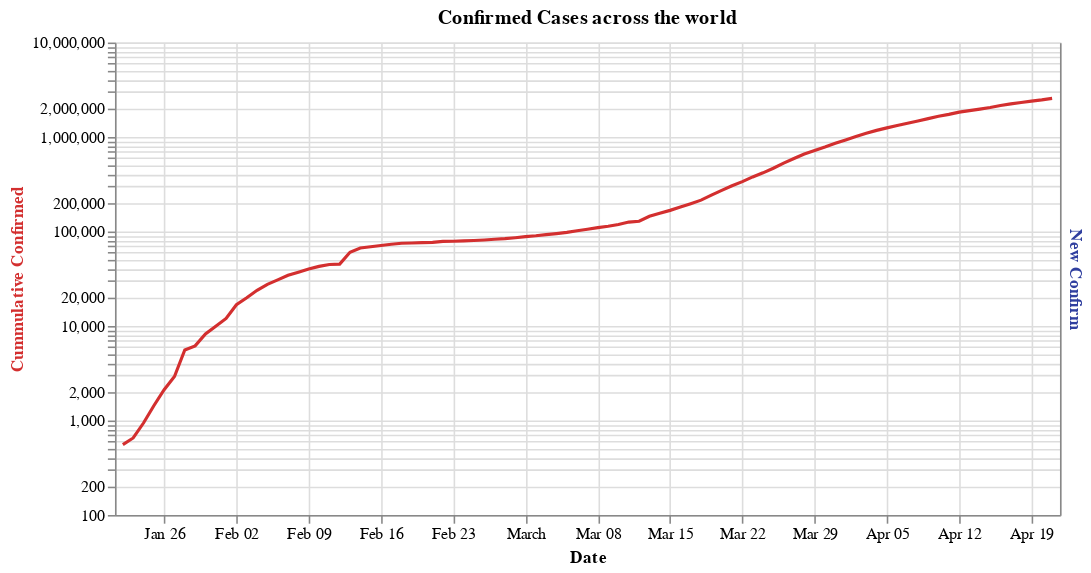

Here is the notebook cell this chart was saved with:
### Markdown cell above
### Confirmed Cases

### Code cell
#hide_input
_df = df_confirmed.groupby(['Date']).sum().unstack().reset_index().drop(columns=['level_0']).rename(columns={0: 'Cummulative Confirmed'})
_df['New Confirm'] = _df[['Cummulative Confirmed']].diff()

_df_line = alt.Chart(_df).mark_line(color='#D32F2F').encode(
    alt.X('Date:T'),
    alt.Y('Cummulative Confirmed:Q', axis=alt.Axis(titleColor='#D32F2F'), scale=alt.Scale(type='log')),
    tooltip=list(_df)
)

_df_new_bar = alt.Chart(_df).mark_bar(opacity=0.3, color='#303F9F').encode(
    alt.X('Date:T'),
    alt.Y('New Confirm:Q', axis=alt.Axis(titleColor='#303F9F'), scale=alt.Scale(type='log')),
    tooltip=list(_df)
)


alt.layer(_df_line, _df_new_bar).resolve_scale(
    y='independent'
).properties(
    title = 'Confirmed Cases across the world',
    width = 600
)

### Figure 1 — Vega-Lite specification as saved in the notebook (floating-point values rounded to 4 significant figures)
{"config": {"view": {"continuousWidth": 400, "continuousHeight": 300}}, "layer": [{"mark": {"type": "line", "color": "#D32F2F"}, "encoding": {"tooltip": [{"type": "temporal", "field": "Date"}, {"type": "quantitative", "field": "Cummulative Confirmed"}, {"type": "quantitative", "field": "New Confirm"}], "x": {"type": "temporal", "field": "Date"}, "y": {"type": "quantitative", "axis": {"titleColor": "#D32F2F"}, "field": "Cummulative Confirmed", "scale": {"type": "log"}}}}, {"mark": {"type": "bar", "color": "#303F9F", "opacity": 0.3}, "encoding": {"tooltip": [{"type": "temporal", "field": "Date"}, {"type": "quantitative", "field": "Cummulative Confirmed"}, {"type": "quantitative", "field": "New Confirm"}], "x": {"type": "temporal", "field": "Date"}, "y": {"type": "quantitative", "axis": {"titleColor": "#303F9F"}, "field": "New Confirm", "scale": {"type": "log"}}}}], "data": {"name": "data-34e1b2375b6aa8d20917426ce3dc0fcf"}, "resolve": {"scale": {"y": "independent"}}, "title": "Confirmed Cases across the world", "width": 600, "$schema": "https://vega.github.io/schema/vega-lite/v4.8.1.json", "datasets": {"data-34e1b2375b6aa8d20917426ce3dc0fcf": [{"Date": "2020-01-22T00:00:00", "Cummulative Confirmed": 555, "New Confirm": null}, {"Date": "2020-01-23T00:00:00", "Cummulative Confirmed": 654, "New Confirm": 99.0}, {"Date": "2020-01-24T00:00:00", "Cummulative Confirmed": 941, "New Confirm": 287.0}, {"Date": "2020-01-25T00:00:00", "Cummulative Confirmed": 1434, "New Confirm": 493.0}, {"Date": "2020-01-26T00:00:00", "Cummulative Confirmed": 2118, "New Confirm": 684.0}, {"Date": "2020-01-27T00:00:00", "Cummulative Confirmed": 2927, "New Confirm": 809.0}, {"Date": "2020-01-28T00:00:00", "Cummulative Confirmed": 5578, "New Confirm": 2651.0}, {"Date": "2020-01-29T00:00:00", "Cummulative Confirmed": 6166, "New Confirm": 588.0}, {"Date": "2020-01-30T00:00:00", "Cummulative Confirmed": 8234, "New Confirm": 2068.0}, {"Date": "2020-01-31T00:00:00", "Cummulative Confirmed": 9927, "New Confirm": 1693.0}, {"Date": "2020-02-01T00:00:00", "Cummulative Confirmed": 12038, "New Confirm": 2111.0}, {"Date": "2020-02-02T00:00:00", "Cummulative Confirmed": 16787, "New Confirm": 4749.0}, {"Date": "2020-02-03T00:00:00", "Cummulative Confirmed": 19881, "New Confirm": 3094.0}, {"Date": "2020-02-04T00:00:00", "Cummulative Confirmed": 23892, "New Confirm": 4011.0}, {"Date": "2020-02-05T00:00:00", "Cummulative Confirmed": 27635, "New Confirm": 3743.0}, {"Date": "2020-02-06T00:00:00", "Cummulative Confirmed": 30794, "New Confirm": 3159.0}, {"Date": "2020-02-07T00:00:00", "Cummulative Confirmed": 34391, "New Confirm": 3597.0}, {"Date": "2020-02-08T00:00:00", "Cummulative Confirmed": 37120, "New Confirm": 2729.0}, {"Date": "2020-02-09T00:00:00", "Cummulative Confirmed": 40150, "New Confirm": 3030.0}, {"Date": "2020-02-10T00:00:00", "Cummulative Confirmed": 42762, "New Confirm": 2612.0}, {"Date": "2020-02-11T00:00:00", "Cummulative Confirmed": 44802, "New Confirm": 2040.0}, {"Date": "2020-02-12T00:00:00", "Cummulative Confirmed": 45221, "New Confirm": 419.0}, {"Date": "2020-02-13T00:00:00", "Cummulative Confirmed": 60368, "New Confirm": 15150.0}, {"Date": "2020-02-14T00:00:00", "Cummulative Confirmed": 66885, "New Confirm": 6517.0}, {"Date": "2020-02-15T00:00:00", "Cummulative Confirmed": 69030, "New Confirm": 2145.0}, {"Date": "2020-02-16T00:00:00", "Cummulative Confirmed": 71224, "New Confirm": 2194.0}, {"Date": "2020-02-17T00:00:00", "Cummulative Confirmed": 73258, "New Confirm": 2034.0}, {"Date": "2020-02-18T00:00:00", "Cummulative Confirmed": 75136, "New Confirm": 1878.0}, {"Date": "2020-02-19T00:00:00", "Cummulative Confirmed": 75639, "New Confirm": 503.0}, {"Date": "2020-02-20T00:00:00", "Cummulative Confirmed": 76197, "New Confirm": 558.0}, {"Date": "2020-02-21T00:00:00", "Cummulative Confirmed": 76819, "New Confirm": 622.0}, {"Date": "2020-02-22T00:00:00", "Cummulative Confirmed": 78572, "New Confirm": 1753.0}, {"Date": "2020-02-23T00:00:00", "Cummulative Confirmed": 78958, "New Confirm": 386.0}, {"Date": "2020-02-24T00:00:00", "Cummulative Confirmed": 79561, "New Confirm": 603.0}, {"Date": "2020-02-25T00:00:00", "Cummulative Confirmed": 80406, "New Confirm": 845.0}, {"Date": "2020-02-26T00:00:00", "Cummulative Confirmed": 81388, "New Confirm": 982.0}, {"Date": "2020-02-27T00:00:00", "Cummulative Confirmed": 82746, "New Confirm": 1358.0}, {"Date": "2020-02-28T00:00:00", "Cummulative Confirmed": 84112, "New Confirm": 1366.0}, {"Date": "2020-02-29T00:00:00", "Cummulative Confirmed": 86011, "New Confirm": 1899.0}, {"Date": "2020-03-01T00:00:00", "Cummulative Confirmed": 88369, "New Confirm": 2358.0}, {"Date": "2020-03-02T00:00:00", "Cummulative Confirmed": 90306, "New Confirm": 1937.0}, {"Date": "2020-03-03T00:00:00", "Cummulative Confirmed": 92840, "New Confirm": 2534.0}, {"Date": "2020-03-04T00:00:00", "Cummulative Confirmed": 95120, "New Confirm": 2280.0}, {"Date": "2020-03-05T00:00:00", "Cummulative Confirmed": 97886, "New Confirm": 2766.0}, {"Date": "2020-03-06T00:00:00", "Cummulative Confirmed": 101801, "New Confirm": 3915.0}, {"Date": "2020-03-07T00:00:00", "Cummulative Confirmed": 105847, "New Confirm": 4046.0}, {"Date": "2020-03-08T00:00:00", "Cummulative Confirmed": 109821, "New Confirm": 3974.0}, {"Date": "2020-03-09T00:00:00", "Cummulative Confirmed": 113590, "New Confirm": 3769.0}, {"Date": "2020-03-10T00:00:00", "Cummulative Confirmed": 118620, "New Confirm": 5030.0}, {"Date": "2020-03-11T00:00:00", "Cummulative Confirmed": 125875, "New Confirm": 7255.0}, {"Date": "2020-03-12T00:00:00", "Cummulative Confirmed": 128352, "New Confirm": 2477.0}, {"Date": "2020-03-13T00:00:00", "Cummulative Confirmed": 145205, "New Confirm": 16850.0}, {"Date": "2020-03-14T00:00:00", "Cummulative Confirmed": 156101, "New Confirm": 10900.0}, {"Date": "2020-03-15T00:00:00", "Cummulative Confirmed": 167454, "New Confirm": 11350.0}, {"Date": "2020-03-16T00:00:00", "Cummulative Confirmed": 181574, "New Confirm": 14120.0}, {"Date": "2020-03-17T00:00:00", "Cummulative Confirmed": 197102, "New Confirm": 15530.0}, {"Date": "2020-03-18T00:00:00", "Cummulative Confirmed": 214821, "New Confirm": 17720.0}, {"Date": "2020-03-19T00:00:00", "Cummulative Confirmed": 242570, "New Confirm": 27750.0}, {"Date": "2020-03-20T00:00:00", "Cummulative Confirmed": 272208, "New Confirm": 29640.0}, {"Date": "2020-03-21T00:00:00", "Cummulative Confirmed": 304507, "New Confirm": 32300.0}, {"Date": "2020-03-22T00:00:00", "Cummulative Confirmed": 336953, "New Confirm": 32450.0}, {"Date": "2020-03-23T00:00:00", "Cummulative Confirmed": 378231, "New Confirm": 41280.0}, {"Date": "2020-03-24T00:00:00", "Cummulative Confirmed": 418041, "New Confirm": 39810.0}, {"Date": "2020-03-25T00:00:00", "Cummulative Confirmed": 467653, "New Confirm": 49610.0}, {"Date": "2020-03-26T00:00:00", "Cummulative Confirmed": 529591, "New Confirm": 61940.0}, {"Date": "2020-03-27T00:00:00", "Cummulative Confirmed": 593291, "New Confirm": 63700.0}, {"Date": "2020-03-28T00:00:00", "Cummulative Confirmed": 660693, "New Confirm": 67400.0}, {"Date": "2020-03-29T00:00:00", "Cummulative Confirmed": 720140, "New Confirm": 59450.0}, {"Date": "2020-03-30T00:00:00", "Cummulative Confirmed": 782389, "New Confirm": 62250.0}, {"Date": "2020-03-31T00:00:00", "Cummulative Confirmed": 857487, "New Confirm": 75100.0}, {"Date": "2020-04-01T00:00:00", "Cummulative Confirmed": 932605, "New Confirm": 75120.0}, {"Date": "2020-04-02T00:00:00", "Cummulative Confirmed": 1013466, "New Confirm": 80860.0}, {"Date": "2020-04-03T00:00:00", "Cummulative Confirmed": 1095917, "New Confirm": 82450.0}, {"Date": "2020-04-04T00:00:00", "Cummulative Confirmed": 1176060, "New Confirm": 80140.0}, {"Date": "2020-04-05T00:00:00", "Cummulative Confirmed": 1249754, "New Confirm": 73690.0}, {"Date": "2020-04-06T00:00:00", "Cummulative Confirmed": 1321481, "New Confirm": 71730.0}, {"Date": "2020-04-07T00:00:00", "Cummulative Confirmed": 1396476, "New Confirm": 75000.0}, {"Date": "2020-04-08T00:00:00", "Cummulative Confirmed": 1480202, "New Confirm": 83730.0}, {"Date": "2020-04-09T00:00:00", "Cummulative Confirmed": 1565278, "New Confirm": 85080.0}, {"Date": "2020-04-10T00:00:00", "Cummulative Confirmed": 1657526, "New Confirm": 92250.0}, {"Date": "2020-04-11T00:00:00", "Cummulative Confirmed": 1735650, "New Confirm": 78120.0}, {"Date": "2020-04-12T00:00:00", "Cummulative Confirmed": 1834721, "New Confirm": 99070.0}, {"Date": "2020-04-13T00:00:00", "Cummulative Confirmed": 1904838, "New Confirm": 70120.0}, {"Date": "2020-04-14T00:00:00", "Cummulative Confirmed": 1976191, "New Confirm": 71350.0}, {"Date": "2020-04-15T00:00:00", "Cummulative Confirmed": 2056054, "New Confirm": 79860.0}, {"Date": "2020-04-16T00:00:00", "Cummulative Confirmed": 2152437, "New Confirm": 96380.0}, {"Date": "2020-04-17T00:00:00", "Cummulative Confirmed": 2240190, "New Confirm": 87750.0}, {"Date": "2020-04-18T00:00:00", "Cummulative Confirmed": 2317758, "New Confirm": 77570.0}, {"Date": "2020-04-19T00:00:00", "Cummulative Confirmed": 2401378, "New Confirm": 83620.0}, {"Date": "2020-04-20T00:00:00", "Cummulative Confirmed": 2472258, "New Confirm": 70880.0}, {"Date": "2020-04-21T00:00:00", "Cummulative Confirmed": 2561043, "New Confirm": 88780.0}]}}
